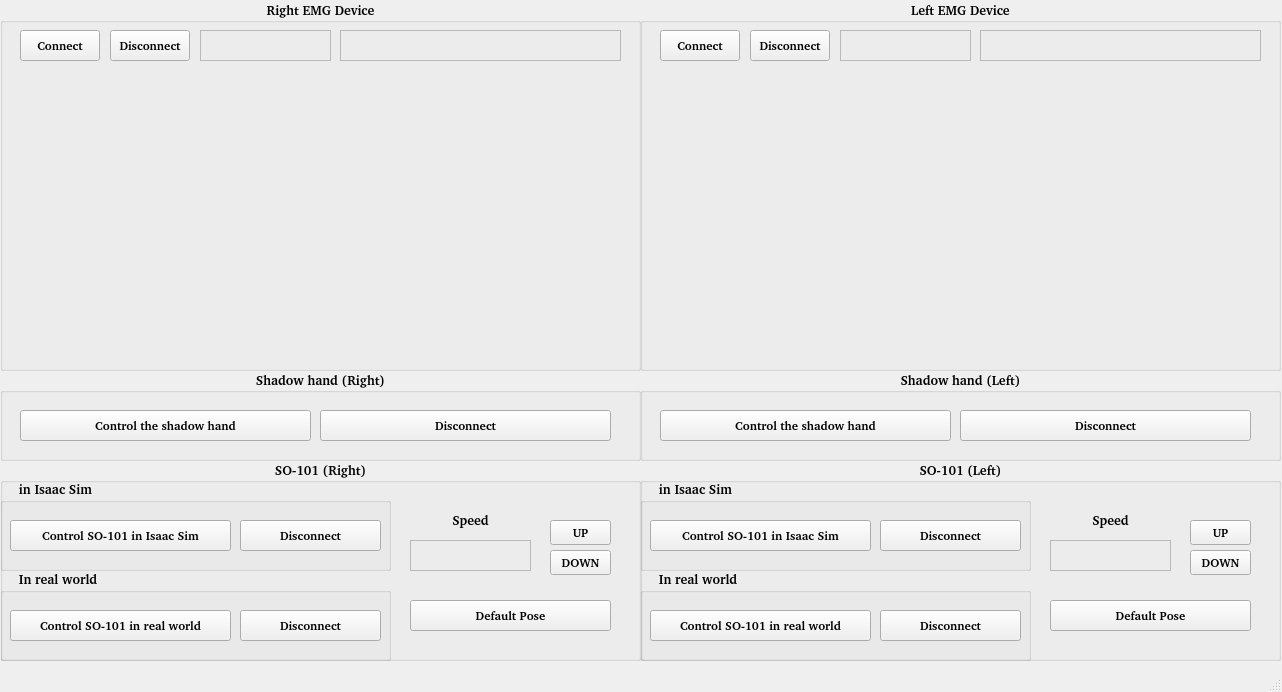
<?xml version="1.0" encoding="UTF-8"?>
<ui version="4.0">
 <class>MainWindow</class>
 <widget class="QMainWindow" name="MainWindow">
  <property name="geometry">
   <rect>
    <x>0</x>
    <y>0</y>
    <width>1282</width>
    <height>692</height>
   </rect>
  </property>
  <property name="font">
   <font>
    <family>URW Gothic [urw]</family>
    <pointsize>12</pointsize>
    <weight>75</weight>
    <bold>true</bold>
   </font>
  </property>
  <property name="windowTitle">
   <string>HRI control dashboard</string>
  </property>
  <widget class="QWidget" name="centralwidget">
   <property name="font">
    <font>
     <family>URW Gothic [urw]</family>
     <pointsize>10</pointsize>
     <weight>75</weight>
     <bold>true</bold>
    </font>
   </property>
   <property name="layoutDirection">
    <enum>Qt::LeftToRight</enum>
   </property>
   <widget class="QWidget" name="horizontalLayoutWidget">
    <property name="geometry">
     <rect>
      <x>0</x>
      <y>0</y>
      <width>641</width>
      <height>371</height>
     </rect>
    </property>
    <layout class="QHBoxLayout" name="horizontalLayout">
     <item>
      <widget class="QGroupBox" name="right_emg_device">
       <property name="font">
        <font>
         <family>URW Gothic [urw]</family>
         <pointsize>10</pointsize>
         <weight>75</weight>
         <italic>false</italic>
         <bold>true</bold>
         <underline>false</underline>
        </font>
       </property>
       <property name="layoutDirection">
        <enum>Qt::LeftToRight</enum>
       </property>
       <property name="title">
        <string>Right EMG Device</string>
       </property>
       <property name="alignment">
        <set>Qt::AlignCenter</set>
       </property>
       <widget class="QPushButton" name="btn_connect_right_emg">
        <property name="geometry">
         <rect>
          <x>20</x>
          <y>30</y>
          <width>80</width>
          <height>31</height>
         </rect>
        </property>
        <property name="font">
         <font>
          <family>URW Gothic [urw]</family>
          <pointsize>9</pointsize>
          <weight>75</weight>
          <italic>false</italic>
          <bold>true</bold>
          <underline>false</underline>
         </font>
        </property>
        <property name="text">
         <string>Connect</string>
        </property>
       </widget>
       <widget class="QPushButton" name="btn_disconnect_right_emg">
        <property name="geometry">
         <rect>
          <x>110</x>
          <y>30</y>
          <width>80</width>
          <height>31</height>
         </rect>
        </property>
        <property name="font">
         <font>
          <family>URW Gothic [urw]</family>
          <pointsize>9</pointsize>
          <weight>75</weight>
          <italic>false</italic>
          <bold>true</bold>
          <underline>false</underline>
         </font>
        </property>
        <property name="text">
         <string>Disconnect</string>
        </property>
       </widget>
       <widget class="QLabel" name="label_right_status">
        <property name="geometry">
         <rect>
          <x>200</x>
          <y>30</y>
          <width>131</width>
          <height>31</height>
         </rect>
        </property>
        <property name="font">
         <font>
          <family>URW Gothic [urw]</family>
          <pointsize>9</pointsize>
          <weight>75</weight>
          <italic>false</italic>
          <bold>true</bold>
          <underline>false</underline>
          <strikeout>false</strikeout>
          <stylestrategy>PreferDefault</stylestrategy>
          <kerning>true</kerning>
         </font>
        </property>
        <property name="layoutDirection">
         <enum>Qt::LeftToRight</enum>
        </property>
        <property name="frameShape">
         <enum>QFrame::StyledPanel</enum>
        </property>
        <property name="frameShadow">
         <enum>QFrame::Plain</enum>
        </property>
        <property name="lineWidth">
         <number>10</number>
        </property>
        <property name="midLineWidth">
         <number>10</number>
        </property>
        <property name="text">
         <string>&lt;html&gt;&lt;head/&gt;&lt;body&gt;&lt;p align=&quot;center&quot;&gt;&lt;br/&gt;&lt;/p&gt;&lt;/body&gt;&lt;/html&gt;</string>
        </property>
        <property name="alignment">
         <set>Qt::AlignCenter</set>
        </property>
       </widget>
       <widget class="QLabel" name="label_right_gesture">
        <property name="geometry">
         <rect>
          <x>340</x>
          <y>30</y>
          <width>281</width>
          <height>31</height>
         </rect>
        </property>
        <property name="font">
         <font>
          <family>URW Gothic [urw]</family>
          <pointsize>9</pointsize>
          <weight>75</weight>
          <italic>false</italic>
          <bold>true</bold>
          <underline>false</underline>
          <strikeout>false</strikeout>
          <stylestrategy>PreferDefault</stylestrategy>
          <kerning>true</kerning>
         </font>
        </property>
        <property name="layoutDirection">
         <enum>Qt::LeftToRight</enum>
        </property>
        <property name="frameShape">
         <enum>QFrame::StyledPanel</enum>
        </property>
        <property name="frameShadow">
         <enum>QFrame::Plain</enum>
        </property>
        <property name="lineWidth">
         <number>10</number>
        </property>
        <property name="midLineWidth">
         <number>10</number>
        </property>
        <property name="text">
         <string>&lt;html&gt;&lt;head/&gt;&lt;body&gt;&lt;p align=&quot;center&quot;&gt;&lt;br/&gt;&lt;/p&gt;&lt;/body&gt;&lt;/html&gt;</string>
        </property>
        <property name="alignment">
         <set>Qt::AlignCenter</set>
        </property>
       </widget>
       <widget class="QWidget" name="widget_right_ch1" native="true">
        <property name="geometry">
         <rect>
          <x>10</x>
          <y>70</y>
          <width>141</width>
          <height>131</height>
         </rect>
        </property>
        <property name="cursor">
         <cursorShape>ForbiddenCursor</cursorShape>
        </property>
        <property name="layoutDirection">
         <enum>Qt::LeftToRight</enum>
        </property>
       </widget>
       <widget class="QWidget" name="widget_right_ch2" native="true">
        <property name="geometry">
         <rect>
          <x>170</x>
          <y>70</y>
          <width>141</width>
          <height>131</height>
         </rect>
        </property>
       </widget>
       <widget class="QWidget" name="widget_right_ch3" native="true">
        <property name="geometry">
         <rect>
          <x>330</x>
          <y>70</y>
          <width>141</width>
          <height>131</height>
         </rect>
        </property>
       </widget>
       <widget class="QWidget" name="widget_right_ch4" native="true">
        <property name="geometry">
         <rect>
          <x>490</x>
          <y>70</y>
          <width>141</width>
          <height>131</height>
         </rect>
        </property>
       </widget>
       <widget class="QWidget" name="widget_right_ch5" native="true">
        <property name="geometry">
         <rect>
          <x>10</x>
          <y>220</y>
          <width>141</width>
          <height>131</height>
         </rect>
        </property>
       </widget>
       <widget class="QWidget" name="widget_right_ch6" native="true">
        <property name="geometry">
         <rect>
          <x>170</x>
          <y>220</y>
          <width>141</width>
          <height>131</height>
         </rect>
        </property>
       </widget>
       <widget class="QWidget" name="widget_right_ch7" native="true">
        <property name="geometry">
         <rect>
          <x>330</x>
          <y>220</y>
          <width>141</width>
          <height>131</height>
         </rect>
        </property>
       </widget>
       <widget class="QWidget" name="widget_right_ch8" native="true">
        <property name="geometry">
         <rect>
          <x>490</x>
          <y>220</y>
          <width>141</width>
          <height>131</height>
         </rect>
        </property>
       </widget>
      </widget>
     </item>
    </layout>
   </widget>
   <widget class="QWidget" name="horizontalLayoutWidget_2">
    <property name="geometry">
     <rect>
      <x>640</x>
      <y>0</y>
      <width>641</width>
      <height>371</height>
     </rect>
    </property>
    <layout class="QHBoxLayout" name="horizontalLayout_2">
     <item>
      <widget class="QGroupBox" name="left_emg_device">
       <property name="font">
        <font>
         <family>URW Gothic [urw]</family>
         <pointsize>10</pointsize>
         <weight>75</weight>
         <italic>false</italic>
         <bold>true</bold>
        </font>
       </property>
       <property name="title">
        <string>Left EMG Device</string>
       </property>
       <property name="alignment">
        <set>Qt::AlignCenter</set>
       </property>
       <widget class="QPushButton" name="btn_connect_left_emg">
        <property name="geometry">
         <rect>
          <x>20</x>
          <y>30</y>
          <width>80</width>
          <height>31</height>
         </rect>
        </property>
        <property name="font">
         <font>
          <family>URW Gothic [urw]</family>
          <pointsize>9</pointsize>
          <weight>75</weight>
          <italic>false</italic>
          <bold>true</bold>
          <underline>false</underline>
         </font>
        </property>
        <property name="text">
         <string>Connect</string>
        </property>
       </widget>
       <widget class="QPushButton" name="btn_disconnect_left_emg">
        <property name="geometry">
         <rect>
          <x>110</x>
          <y>30</y>
          <width>80</width>
          <height>31</height>
         </rect>
        </property>
        <property name="font">
         <font>
          <family>URW Gothic [urw]</family>
          <pointsize>9</pointsize>
          <weight>75</weight>
          <italic>false</italic>
          <bold>true</bold>
          <underline>false</underline>
         </font>
        </property>
        <property name="text">
         <string>Disconnect</string>
        </property>
       </widget>
       <widget class="QWidget" name="widget_left_ch1" native="true">
        <property name="geometry">
         <rect>
          <x>10</x>
          <y>70</y>
          <width>141</width>
          <height>131</height>
         </rect>
        </property>
       </widget>
       <widget class="QWidget" name="widget_left_ch2" native="true">
        <property name="geometry">
         <rect>
          <x>170</x>
          <y>70</y>
          <width>141</width>
          <height>131</height>
         </rect>
        </property>
       </widget>
       <widget class="QWidget" name="widget_left_ch3" native="true">
        <property name="geometry">
         <rect>
          <x>330</x>
          <y>70</y>
          <width>141</width>
          <height>131</height>
         </rect>
        </property>
       </widget>
       <widget class="QWidget" name="widget_left_ch4" native="true">
        <property name="geometry">
         <rect>
          <x>490</x>
          <y>70</y>
          <width>141</width>
          <height>131</height>
         </rect>
        </property>
       </widget>
       <widget class="QWidget" name="widget_left_ch5" native="true">
        <property name="geometry">
         <rect>
          <x>10</x>
          <y>220</y>
          <width>141</width>
          <height>131</height>
         </rect>
        </property>
       </widget>
       <widget class="QWidget" name="widget_left_ch6" native="true">
        <property name="geometry">
         <rect>
          <x>170</x>
          <y>220</y>
          <width>141</width>
          <height>131</height>
         </rect>
        </property>
       </widget>
       <widget class="QWidget" name="widget_left_ch7" native="true">
        <property name="geometry">
         <rect>
          <x>330</x>
          <y>220</y>
          <width>141</width>
          <height>131</height>
         </rect>
        </property>
       </widget>
       <widget class="QWidget" name="widget_left_ch8" native="true">
        <property name="geometry">
         <rect>
          <x>490</x>
          <y>220</y>
          <width>141</width>
          <height>131</height>
         </rect>
        </property>
       </widget>
       <widget class="QLabel" name="label_left_status">
        <property name="geometry">
         <rect>
          <x>200</x>
          <y>30</y>
          <width>131</width>
          <height>31</height>
         </rect>
        </property>
        <property name="font">
         <font>
          <family>URW Gothic [urw]</family>
          <pointsize>9</pointsize>
          <weight>75</weight>
          <italic>false</italic>
          <bold>true</bold>
         </font>
        </property>
        <property name="frameShape">
         <enum>QFrame::StyledPanel</enum>
        </property>
        <property name="text">
         <string/>
        </property>
        <property name="alignment">
         <set>Qt::AlignCenter</set>
        </property>
       </widget>
       <widget class="QLabel" name="label_left_gesture">
        <property name="geometry">
         <rect>
          <x>340</x>
          <y>30</y>
          <width>281</width>
          <height>31</height>
         </rect>
        </property>
        <property name="font">
         <font>
          <family>URW Gothic [urw]</family>
          <pointsize>9</pointsize>
          <weight>75</weight>
          <italic>false</italic>
          <bold>true</bold>
         </font>
        </property>
        <property name="frameShape">
         <enum>QFrame::StyledPanel</enum>
        </property>
        <property name="text">
         <string/>
        </property>
        <property name="textFormat">
         <enum>Qt::AutoText</enum>
        </property>
        <property name="alignment">
         <set>Qt::AlignCenter</set>
        </property>
       </widget>
      </widget>
     </item>
    </layout>
   </widget>
   <widget class="QWidget" name="horizontalLayoutWidget_3">
    <property name="geometry">
     <rect>
      <x>0</x>
      <y>370</y>
      <width>641</width>
      <height>91</height>
     </rect>
    </property>
    <layout class="QHBoxLayout" name="horizontalLayout_3">
     <item>
      <widget class="QGroupBox" name="shadow_hand_right">
       <property name="font">
        <font>
         <family>URW Gothic [urw]</family>
         <pointsize>10</pointsize>
         <weight>75</weight>
         <italic>false</italic>
         <bold>true</bold>
        </font>
       </property>
       <property name="title">
        <string>Shadow hand (Right)</string>
       </property>
       <property name="alignment">
        <set>Qt::AlignCenter</set>
       </property>
       <widget class="QPushButton" name="btn_shadow_right_on">
        <property name="geometry">
         <rect>
          <x>20</x>
          <y>40</y>
          <width>291</width>
          <height>31</height>
         </rect>
        </property>
        <property name="font">
         <font>
          <family>URW Gothic [urw]</family>
          <pointsize>9</pointsize>
          <weight>75</weight>
          <italic>false</italic>
          <bold>true</bold>
         </font>
        </property>
        <property name="text">
         <string>Control the shadow hand</string>
        </property>
       </widget>
       <widget class="QPushButton" name="btn_shadow_right_off">
        <property name="geometry">
         <rect>
          <x>320</x>
          <y>40</y>
          <width>291</width>
          <height>31</height>
         </rect>
        </property>
        <property name="font">
         <font>
          <family>URW Gothic [urw]</family>
          <pointsize>9</pointsize>
          <weight>75</weight>
          <italic>false</italic>
          <bold>true</bold>
         </font>
        </property>
        <property name="text">
         <string>Disconnect</string>
        </property>
       </widget>
      </widget>
     </item>
    </layout>
   </widget>
   <widget class="QWidget" name="horizontalLayoutWidget_4">
    <property name="geometry">
     <rect>
      <x>0</x>
      <y>460</y>
      <width>641</width>
      <height>201</height>
     </rect>
    </property>
    <layout class="QHBoxLayout" name="horizontalLayout_4">
     <item>
      <widget class="QGroupBox" name="so101_right">
       <property name="font">
        <font>
         <family>URW Gothic [urw]</family>
         <pointsize>10</pointsize>
         <weight>75</weight>
         <italic>false</italic>
         <bold>true</bold>
        </font>
       </property>
       <property name="title">
        <string>SO-101 (Right)</string>
       </property>
       <property name="alignment">
        <set>Qt::AlignCenter</set>
       </property>
       <widget class="QGroupBox" name="groupBox_7">
        <property name="geometry">
         <rect>
          <x>0</x>
          <y>20</y>
          <width>391</width>
          <height>91</height>
         </rect>
        </property>
        <property name="title">
         <string>     in Isaac Sim</string>
        </property>
        <widget class="QPushButton" name="btn_so101_sim_right_off">
         <property name="geometry">
          <rect>
           <x>240</x>
           <y>40</y>
           <width>141</width>
           <height>31</height>
          </rect>
         </property>
         <property name="font">
          <font>
           <family>URW Gothic [urw]</family>
           <pointsize>9</pointsize>
           <weight>75</weight>
           <italic>false</italic>
           <bold>true</bold>
          </font>
         </property>
         <property name="text">
          <string>Disconnect</string>
         </property>
        </widget>
       </widget>
       <widget class="QGroupBox" name="groupBox_8">
        <property name="geometry">
         <rect>
          <x>0</x>
          <y>110</y>
          <width>391</width>
          <height>91</height>
         </rect>
        </property>
        <property name="title">
         <string>     In real world</string>
        </property>
        <widget class="QPushButton" name="btn_so101_real_right_on">
         <property name="geometry">
          <rect>
           <x>10</x>
           <y>40</y>
           <width>221</width>
           <height>31</height>
          </rect>
         </property>
         <property name="font">
          <font>
           <family>URW Gothic [urw]</family>
           <pointsize>9</pointsize>
           <weight>75</weight>
           <italic>false</italic>
           <bold>true</bold>
          </font>
         </property>
         <property name="text">
          <string>Control SO-101 in real world</string>
         </property>
        </widget>
        <widget class="QPushButton" name="btn_so101_real_right_off">
         <property name="geometry">
          <rect>
           <x>240</x>
           <y>40</y>
           <width>141</width>
           <height>31</height>
          </rect>
         </property>
         <property name="font">
          <font>
           <family>URW Gothic [urw]</family>
           <pointsize>9</pointsize>
           <weight>75</weight>
           <italic>false</italic>
           <bold>true</bold>
          </font>
         </property>
         <property name="text">
          <string>Disconnect</string>
         </property>
        </widget>
       </widget>
       <widget class="QLabel" name="label_speed_right">
        <property name="geometry">
         <rect>
          <x>410</x>
          <y>80</y>
          <width>121</width>
          <height>31</height>
         </rect>
        </property>
        <property name="frameShape">
         <enum>QFrame::StyledPanel</enum>
        </property>
        <property name="text">
         <string/>
        </property>
        <property name="alignment">
         <set>Qt::AlignCenter</set>
        </property>
       </widget>
       <widget class="QLabel" name="label_7">
        <property name="geometry">
         <rect>
          <x>410</x>
          <y>50</y>
          <width>121</width>
          <height>21</height>
         </rect>
        </property>
        <property name="frameShape">
         <enum>QFrame::NoFrame</enum>
        </property>
        <property name="text">
         <string>Speed</string>
        </property>
        <property name="alignment">
         <set>Qt::AlignCenter</set>
        </property>
       </widget>
       <widget class="QPushButton" name="btn_speed_up_right">
        <property name="geometry">
         <rect>
          <x>550</x>
          <y>60</y>
          <width>61</width>
          <height>25</height>
         </rect>
        </property>
        <property name="font">
         <font>
          <family>URW Gothic [urw]</family>
          <pointsize>9</pointsize>
          <weight>75</weight>
          <italic>false</italic>
          <bold>true</bold>
         </font>
        </property>
        <property name="text">
         <string>UP</string>
        </property>
       </widget>
       <widget class="QPushButton" name="btn_speed_down_right">
        <property name="geometry">
         <rect>
          <x>550</x>
          <y>90</y>
          <width>61</width>
          <height>25</height>
         </rect>
        </property>
        <property name="font">
         <font>
          <family>URW Gothic [urw]</family>
          <pointsize>9</pointsize>
          <weight>75</weight>
          <italic>false</italic>
          <bold>true</bold>
         </font>
        </property>
        <property name="text">
         <string>DOWN</string>
        </property>
       </widget>
       <widget class="QPushButton" name="btn_so101_sim_right_on">
        <property name="geometry">
         <rect>
          <x>10</x>
          <y>60</y>
          <width>221</width>
          <height>31</height>
         </rect>
        </property>
        <property name="font">
         <font>
          <family>URW Gothic [urw]</family>
          <pointsize>9</pointsize>
          <weight>75</weight>
          <italic>false</italic>
          <bold>true</bold>
         </font>
        </property>
        <property name="text">
         <string>Control SO-101 in Isaac Sim</string>
        </property>
       </widget>
       <widget class="QPushButton" name="btn_reset_right">
        <property name="geometry">
         <rect>
          <x>410</x>
          <y>140</y>
          <width>201</width>
          <height>31</height>
         </rect>
        </property>
        <property name="font">
         <font>
          <family>URW Gothic [urw]</family>
          <pointsize>9</pointsize>
          <weight>75</weight>
          <italic>false</italic>
          <bold>true</bold>
         </font>
        </property>
        <property name="text">
         <string>Default Pose</string>
        </property>
       </widget>
      </widget>
     </item>
    </layout>
   </widget>
   <widget class="QWidget" name="horizontalLayoutWidget_5">
    <property name="geometry">
     <rect>
      <x>640</x>
      <y>370</y>
      <width>641</width>
      <height>91</height>
     </rect>
    </property>
    <layout class="QHBoxLayout" name="horizontalLayout_5">
     <item>
      <widget class="QGroupBox" name="shadow_hand_left">
       <property name="font">
        <font>
         <family>URW Gothic [urw]</family>
         <pointsize>10</pointsize>
         <weight>75</weight>
         <italic>false</italic>
         <bold>true</bold>
        </font>
       </property>
       <property name="title">
        <string>Shadow hand (Left)</string>
       </property>
       <property name="alignment">
        <set>Qt::AlignCenter</set>
       </property>
       <widget class="QPushButton" name="btn_shadow_left_off">
        <property name="geometry">
         <rect>
          <x>320</x>
          <y>40</y>
          <width>291</width>
          <height>31</height>
         </rect>
        </property>
        <property name="font">
         <font>
          <family>URW Gothic [urw]</family>
          <pointsize>9</pointsize>
          <weight>75</weight>
          <italic>false</italic>
          <bold>true</bold>
         </font>
        </property>
        <property name="text">
         <string>Disconnect</string>
        </property>
       </widget>
       <widget class="QPushButton" name="btn_shadow_left_on">
        <property name="geometry">
         <rect>
          <x>20</x>
          <y>40</y>
          <width>291</width>
          <height>31</height>
         </rect>
        </property>
        <property name="font">
         <font>
          <family>URW Gothic [urw]</family>
          <pointsize>9</pointsize>
          <weight>75</weight>
          <italic>false</italic>
          <bold>true</bold>
         </font>
        </property>
        <property name="text">
         <string>Control the shadow hand</string>
        </property>
       </widget>
      </widget>
     </item>
    </layout>
   </widget>
   <widget class="QWidget" name="horizontalLayoutWidget_6">
    <property name="geometry">
     <rect>
      <x>640</x>
      <y>460</y>
      <width>641</width>
      <height>201</height>
     </rect>
    </property>
    <layout class="QHBoxLayout" name="horizontalLayout_6">
     <item>
      <widget class="QGroupBox" name="so101_right_2">
       <property name="font">
        <font>
         <family>URW Gothic [urw]</family>
         <pointsize>10</pointsize>
         <weight>75</weight>
         <italic>false</italic>
         <bold>true</bold>
        </font>
       </property>
       <property name="title">
        <string>SO-101 (Left)</string>
       </property>
       <property name="alignment">
        <set>Qt::AlignCenter</set>
       </property>
       <widget class="QGroupBox" name="groupBox_9">
        <property name="geometry">
         <rect>
          <x>0</x>
          <y>20</y>
          <width>391</width>
          <height>91</height>
         </rect>
        </property>
        <property name="title">
         <string>     in Isaac Sim</string>
        </property>
        <widget class="QPushButton" name="btn_so101_sim_left_off">
         <property name="geometry">
          <rect>
           <x>240</x>
           <y>40</y>
           <width>141</width>
           <height>31</height>
          </rect>
         </property>
         <property name="font">
          <font>
           <family>URW Gothic [urw]</family>
           <pointsize>9</pointsize>
           <weight>75</weight>
           <italic>false</italic>
           <bold>true</bold>
          </font>
         </property>
         <property name="text">
          <string>Disconnect</string>
         </property>
        </widget>
       </widget>
       <widget class="QPushButton" name="btn_so101_sim_left_on">
        <property name="geometry">
         <rect>
          <x>10</x>
          <y>60</y>
          <width>221</width>
          <height>31</height>
         </rect>
        </property>
        <property name="font">
         <font>
          <family>URW Gothic [urw]</family>
          <pointsize>9</pointsize>
          <weight>75</weight>
          <italic>false</italic>
          <bold>true</bold>
         </font>
        </property>
        <property name="text">
         <string>Control SO-101 in Isaac Sim</string>
        </property>
       </widget>
       <widget class="QGroupBox" name="groupBox_10">
        <property name="geometry">
         <rect>
          <x>0</x>
          <y>110</y>
          <width>391</width>
          <height>91</height>
         </rect>
        </property>
        <property name="title">
         <string>     In real world</string>
        </property>
        <widget class="QPushButton" name="btn_so101_real_left_on">
         <property name="geometry">
          <rect>
           <x>10</x>
           <y>40</y>
           <width>221</width>
           <height>31</height>
          </rect>
         </property>
         <property name="font">
          <font>
           <family>URW Gothic [urw]</family>
           <pointsize>9</pointsize>
           <weight>75</weight>
           <italic>false</italic>
           <bold>true</bold>
          </font>
         </property>
         <property name="text">
          <string>Control SO-101 in real world</string>
         </property>
        </widget>
        <widget class="QPushButton" name="btn_so101_real_left_off">
         <property name="geometry">
          <rect>
           <x>240</x>
           <y>40</y>
           <width>141</width>
           <height>31</height>
          </rect>
         </property>
         <property name="font">
          <font>
           <family>URW Gothic [urw]</family>
           <pointsize>9</pointsize>
           <weight>75</weight>
           <italic>false</italic>
           <bold>true</bold>
          </font>
         </property>
         <property name="text">
          <string>Disconnect</string>
         </property>
        </widget>
       </widget>
       <widget class="QPushButton" name="btn_speed_up_left">
        <property name="geometry">
         <rect>
          <x>550</x>
          <y>60</y>
          <width>61</width>
          <height>25</height>
         </rect>
        </property>
        <property name="font">
         <font>
          <family>URW Gothic [urw]</family>
          <pointsize>9</pointsize>
          <weight>75</weight>
          <italic>false</italic>
          <bold>true</bold>
         </font>
        </property>
        <property name="text">
         <string>UP</string>
        </property>
       </widget>
       <widget class="QPushButton" name="btn_speed_down_left">
        <property name="geometry">
         <rect>
          <x>550</x>
          <y>90</y>
          <width>61</width>
          <height>25</height>
         </rect>
        </property>
        <property name="font">
         <font>
          <family>URW Gothic [urw]</family>
          <pointsize>9</pointsize>
          <weight>75</weight>
          <italic>false</italic>
          <bold>true</bold>
         </font>
        </property>
        <property name="text">
         <string>DOWN</string>
        </property>
       </widget>
       <widget class="QPushButton" name="btn_reset_left">
        <property name="geometry">
         <rect>
          <x>410</x>
          <y>140</y>
          <width>201</width>
          <height>31</height>
         </rect>
        </property>
        <property name="font">
         <font>
          <family>URW Gothic [urw]</family>
          <pointsize>9</pointsize>
          <weight>75</weight>
          <italic>false</italic>
          <bold>true</bold>
         </font>
        </property>
        <property name="text">
         <string>Default Pose</string>
        </property>
       </widget>
       <widget class="QLabel" name="label_speed_left">
        <property name="geometry">
         <rect>
          <x>410</x>
          <y>80</y>
          <width>121</width>
          <height>31</height>
         </rect>
        </property>
        <property name="frameShape">
         <enum>QFrame::StyledPanel</enum>
        </property>
        <property name="text">
         <string/>
        </property>
        <property name="alignment">
         <set>Qt::AlignCenter</set>
        </property>
       </widget>
       <widget class="QLabel" name="label_8">
        <property name="geometry">
         <rect>
          <x>410</x>
          <y>50</y>
          <width>121</width>
          <height>21</height>
         </rect>
        </property>
        <property name="frameShape">
         <enum>QFrame::NoFrame</enum>
        </property>
        <property name="text">
         <string>Speed</string>
        </property>
        <property name="alignment">
         <set>Qt::AlignCenter</set>
        </property>
       </widget>
      </widget>
     </item>
    </layout>
   </widget>
  </widget>
  <widget class="QStatusBar" name="statusbar"/>
 </widget>
 <resources/>
 <connections/>
</ui>
